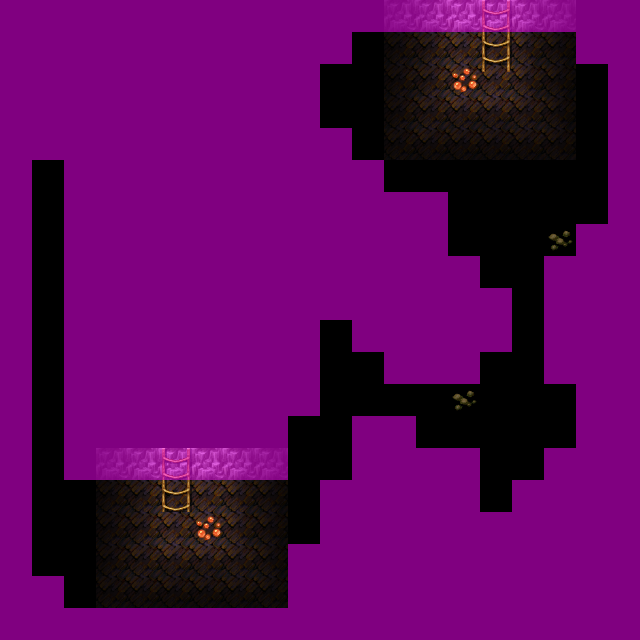

Rendered tile map (Tiled .tmx) drawn with the repository's tilesets; below, a short description and the map source with its tile grids summarised:
An orthogonal 20x20 tile map with 32x32 px tiles, 4 tile layers (Ground, Objects, Above, Walkable), 45 tilesets and 2 objects (2x mapchange).

<map version="1.0" tiledversion="1.0.2" orientation="orthogonal" renderorder="right-down" width="20" height="20" tilewidth="32" tileheight="32" nextobjectid="3">
 <tileset firstgid="1" name="map_bed_1" tilewidth="32" tileheight="32" tilecount="128" columns="16">
  <image source="../drawable/map_bed_1.png" width="512" height="256" />
 </tileset>
 <tileset firstgid="129" name="map_border_1" tilewidth="32" tileheight="32" tilecount="128" columns="16">
  <image source="../drawable/map_border_1.png" width="512" height="256" />
 </tileset>
 <tileset firstgid="257" name="map_bridge_1" tilewidth="32" tileheight="32" tilecount="128" columns="16">
  <image source="../drawable/map_bridge_1.png" width="512" height="256" />
 </tileset>
 <tileset firstgid="385" name="map_broken_1" tilewidth="32" tileheight="32" tilecount="128" columns="16">
  <image source="../drawable/map_broken_1.png" width="512" height="256" />
 </tileset>
 <tileset firstgid="513" name="map_cavewall_1" tilewidth="32" tileheight="32" tilecount="108" columns="18">
  <image source="../drawable/map_cavewall_1.png" width="576" height="192" />
 </tileset>
 <tileset firstgid="621" name="map_cavewall_2" tilewidth="32" tileheight="32" tilecount="108" columns="18">
  <image source="../drawable/map_cavewall_2.png" width="576" height="192" />
 </tileset>
 <tileset firstgid="729" name="map_cavewall_3" tilewidth="32" tileheight="32" tilecount="108" columns="18">
  <image source="../drawable/map_cavewall_3.png" width="576" height="192" />
 </tileset>
 <tileset firstgid="837" name="map_chair_table_1" tilewidth="32" tileheight="32" tilecount="128" columns="16">
  <image source="../drawable/map_chair_table_1.png" width="512" height="256" />
 </tileset>
 <tileset firstgid="965" name="map_crate_1" tilewidth="32" tileheight="32" tilecount="128" columns="16">
  <image source="../drawable/map_crate_1.png" width="512" height="256" />
 </tileset>
 <tileset firstgid="1093" name="map_cupboard_1" tilewidth="32" tileheight="32" tilecount="128" columns="16">
  <image source="../drawable/map_cupboard_1.png" width="512" height="256" />
 </tileset>
 <tileset firstgid="1221" name="map_curtain_1" tilewidth="32" tileheight="32" tilecount="128" columns="16">
  <image source="../drawable/map_curtain_1.png" width="512" height="256" />
 </tileset>
 <tileset firstgid="1349" name="map_entrance_1" tilewidth="32" tileheight="32" tilecount="128" columns="16">
  <image source="../drawable/map_entrance_1.png" width="512" height="256" />
 </tileset>
 <tileset firstgid="1477" name="map_fence_1" tilewidth="32" tileheight="32" tilecount="128" columns="16">
  <image source="../drawable/map_fence_1.png" width="512" height="256" />
 </tileset>
 <tileset firstgid="1605" name="map_fence_2" tilewidth="32" tileheight="32" tilecount="128" columns="16">
  <image source="../drawable/map_fence_2.png" width="512" height="256" />
 </tileset>
 <tileset firstgid="1733" name="map_ground_1" tilewidth="32" tileheight="32" tilecount="128" columns="16">
  <image source="../drawable/map_ground_1.png" width="512" height="256" />
 </tileset>
 <tileset firstgid="1861" name="map_ground_2" tilewidth="32" tileheight="32" tilecount="128" columns="16">
  <image source="../drawable/map_ground_2.png" width="512" height="256" />
 </tileset>
 <tileset firstgid="1989" name="map_ground_3" tilewidth="32" tileheight="32" tilecount="128" columns="16">
  <image source="../drawable/map_ground_3.png" width="512" height="256" />
 </tileset>
 <tileset firstgid="2117" name="map_ground_4" tilewidth="32" tileheight="32" tilecount="128" columns="16">
  <image source="../drawable/map_ground_4.png" width="512" height="256" />
 </tileset>
 <tileset firstgid="2245" name="map_ground_5" tilewidth="32" tileheight="32" tilecount="128" columns="16">
  <image source="../drawable/map_ground_5.png" width="512" height="256" />
 </tileset>
 <tileset firstgid="2373" name="map_ground_6" tilewidth="32" tileheight="32" tilecount="128" columns="16">
  <image source="../drawable/map_ground_6.png" width="512" height="256" />
 </tileset>
 <tileset firstgid="2501" name="map_ground_7" tilewidth="32" tileheight="32" tilecount="128" columns="16">
  <image source="../drawable/map_ground_7.png" width="512" height="256" />
 </tileset>
 <tileset firstgid="2629" name="map_ground_8" tilewidth="32" tileheight="32" tilecount="128" columns="16">
  <image source="../drawable/map_ground_8.png" width="512" height="256" />
 </tileset>
 <tileset firstgid="2757" name="map_indoor_1" tilewidth="32" tileheight="32" tilecount="128" columns="16">
  <image source="../drawable/map_indoor_1.png" width="512" height="256" />
 </tileset>
 <tileset firstgid="2885" name="map_kitchen_1" tilewidth="32" tileheight="32" tilecount="128" columns="16">
  <image source="../drawable/map_kitchen_1.png" width="512" height="256" />
 </tileset>
 <tileset firstgid="3013" name="map_outdoor_1" tilewidth="32" tileheight="32" tilecount="128" columns="16">
  <image source="../drawable/map_outdoor_1.png" width="512" height="256" />
 </tileset>
 <tileset firstgid="3141" name="map_pillar_1" tilewidth="32" tileheight="32" tilecount="128" columns="16">
  <image source="../drawable/map_pillar_1.png" width="512" height="256" />
 </tileset>
 <tileset firstgid="3269" name="map_plant_1" tilewidth="32" tileheight="32" tilecount="128" columns="16">
  <image source="../drawable/map_plant_1.png" width="512" height="256" />
 </tileset>
 <tileset firstgid="3397" name="map_rock_1" tilewidth="32" tileheight="32" tilecount="128" columns="16">
  <image source="../drawable/map_rock_1.png" width="512" height="256" />
 </tileset>
 <tileset firstgid="3525" name="map_roof_1" tilewidth="32" tileheight="32" tilecount="128" columns="16">
  <image source="../drawable/map_roof_1.png" width="512" height="256" />
 </tileset>
 <tileset firstgid="3653" name="map_roof_2" tilewidth="32" tileheight="32" tilecount="128" columns="16">
  <image source="../drawable/map_roof_2.png" width="512" height="256" />
 </tileset>
 <tileset firstgid="3781" name="map_shop_1" tilewidth="32" tileheight="32" tilecount="128" columns="16">
  <image source="../drawable/map_shop_1.png" width="512" height="256" />
 </tileset>
 <tileset firstgid="3909" name="map_sign_ladder_1" tilewidth="32" tileheight="32" tilecount="128" columns="16">
  <image source="../drawable/map_sign_ladder_1.png" width="512" height="256" />
 </tileset>
 <tileset firstgid="4037" name="map_table_1" tilewidth="32" tileheight="32" tilecount="128" columns="16">
  <image source="../drawable/map_table_1.png" width="512" height="256" />
 </tileset>
 <tileset firstgid="4165" name="map_trail_1" tilewidth="32" tileheight="32" tilecount="128" columns="16">
  <image source="../drawable/map_trail_1.png" width="512" height="256" />
 </tileset>
 <tileset firstgid="4293" name="map_tree_1" tilewidth="32" tileheight="32" tilecount="128" columns="16">
  <image source="../drawable/map_tree_1.png" width="512" height="256" />
 </tileset>
 <tileset firstgid="4421" name="map_wall_1" tilewidth="32" tileheight="32" tilecount="128" columns="16">
  <image source="../drawable/map_wall_1.png" width="512" height="256" />
 </tileset>
 <tileset firstgid="4549" name="map_wall_2" tilewidth="32" tileheight="32" tilecount="120" columns="15">
  <image source="../drawable/map_wall_2.png" width="480" height="256" />
 </tileset>
 <tileset firstgid="4669" name="map_wall_3" tilewidth="32" tileheight="32" tilecount="120" columns="15">
  <image source="../drawable/map_wall_3.png" width="480" height="256" />
 </tileset>
 <tileset firstgid="4789" name="map_window_1" tilewidth="32" tileheight="32" tilecount="128" columns="16">
  <image source="../drawable/map_window_1.png" width="512" height="256" />
 </tileset>
 <tileset firstgid="4917" name="map_window_2" tilewidth="32" tileheight="32" tilecount="128" columns="16">
  <image source="../drawable/map_window_2.png" width="512" height="256" />
 </tileset>
 <tileset firstgid="5045" name="map_transition_1" tilewidth="32" tileheight="32" tilecount="128" columns="16">
  <image source="../drawable/map_transition_1.png" width="512" height="256" />
 </tileset>
 <tileset firstgid="5173" name="map_transition_2" tilewidth="32" tileheight="32" tilecount="128" columns="16">
  <image source="../drawable/map_transition_2.png" width="512" height="256" />
 </tileset>
 <tileset firstgid="5301" name="map_transition_3" tilewidth="32" tileheight="32" tilecount="128" columns="16">
  <image source="../drawable/map_transition_3.png" width="512" height="256" />
 </tileset>
 <tileset firstgid="5429" name="map_transition_4" tilewidth="32" tileheight="32" tilecount="128" columns="16">
  <image source="../drawable/map_transition_4.png" width="512" height="256" />
 </tileset>
 <tileset firstgid="5557" name="map_transition_5" tilewidth="32" tileheight="32" tilecount="128" columns="16">
  <image source="../drawable/map_transition_5.png" width="512" height="256" />
 </tileset>
 <layer name="Ground" width="20" height="20">
  <data>[400 cells, 400 non-empty, 3 distinct tile ids]</data>
 </layer>
 <layer name="Objects" width="20" height="20">
  <data>[400 cells, 57 non-empty, 10 distinct tile ids]</data>
 </layer>
 <layer name="Above" width="20" height="20">
  <data>[400 cells, 96 non-empty, 1 distinct tile ids]</data>
 </layer>
 <layer name="Walkable" width="20" height="20">
  <data>[400 cells, 279 non-empty, 1 distinct tile ids]</data>
 </layer>
 <objectgroup name="Mapevents" />
 <objectgroup name="Spawn">
  <object id="1" name="north" type="mapchange" x="480" y="32" width="32" height="32">
   <properties>
    <property name="map" value="blackwater_mountain7" />
    <property name="place" value="east" />
   </properties>
  </object>
  <object id="2" name="south" type="mapchange" x="160" y="480" width="32" height="32">
   <properties>
    <property name="map" value="blackwater_mountain7" />
    <property name="place" value="south" />
   </properties>
  </object>
 </objectgroup>
 <objectgroup name="Keys" />
</map>
